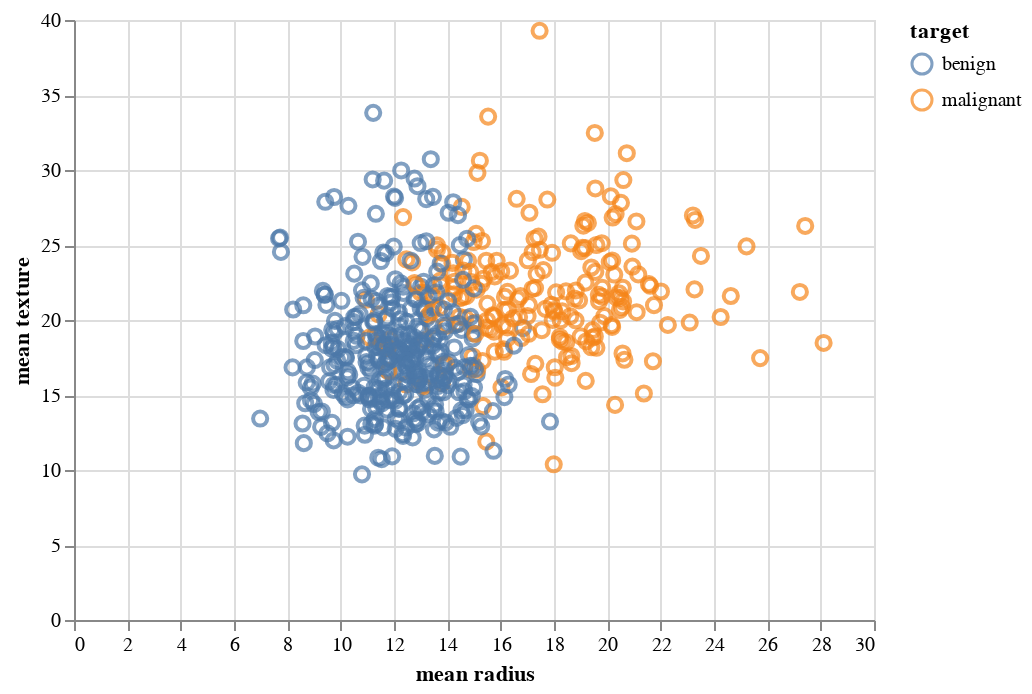

This figure's notebook cell:
### Code cell
chart = alt.Chart(df).mark_point(size=50)
chart.encode(x='mean radius', y='mean texture', color='target')

### Figure 1 — Vega-Lite specification as saved in the notebook (floating-point values rounded to 4 significant figures; data arrays with more than 128 entries replaced by an {"elided": "..."} marker saying what was removed)
{"$schema": "https://vega.github.io/schema/vega-lite/v3.4.0.json", "config": {"mark": {"tooltip": null}, "view": {"height": 300, "width": 400}}, "data": {"name": "data-93f7dc40687ccbeb0b8f1d48369f9c3f"}, "datasets": {"data-93f7dc40687ccbeb0b8f1d48369f9c3f": {"elided": "569 records"}}, "encoding": {"color": {"field": "target", "type": "nominal"}, "x": {"field": "mean radius", "type": "quantitative"}, "y": {"field": "mean texture", "type": "quantitative"}}, "mark": {"size": 50, "type": "point"}}
